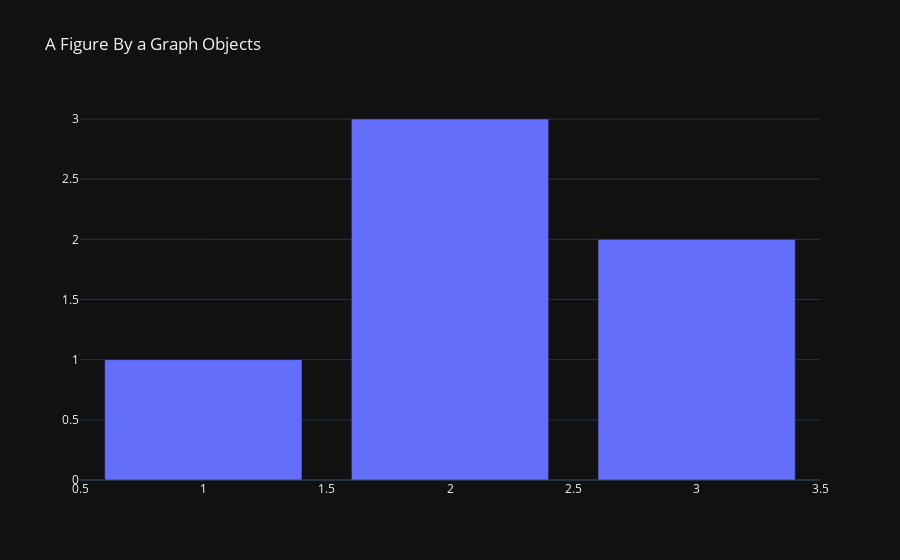

The notebook cell saved with this chart:
### Markdown cell above
### data : Trace라고 불리는 그래프 타입과( 그 그래프에 시각화 하고자하는 Raw 데이터를 품고 있는 단위 
   ##### -  trace를 Python list 형태로 받는게 기본
   ##### -  trace : [go.Bar(x=[1,2,3], y=[1,3,2])
   

---

### layout : data외 모든 부분을 편짐, 가공하는 부분
   ##### : Title, legend, Colors, Gover-level, Axes, Shape 등 그래프 시각화 도구 지정

### Code cell
import plotly.graph_objects as go

# figure를 통해 기본 그래프 생성
fig = go.Figure(
    # Data 입력
    data = [go.Bar(x=[1,2,3], y=[1,3,2])],
    # layout 입력
    layout = go.Layout(        
        title=go.layout.Title(text='A Figure By a Graph Objects')
    )
)

# 그래프 그리기 (Figure 랜더링)
fig.show()

### Figure 1 — Plotly figure (JSON) as saved in the notebook; plotly's stock layout.template omitted (floating-point values rounded to 4 significant figures)
{"data": [{"x": [1, 2, 3], "y": [1, 3, 2], "type": "bar"}], "layout": {"title": {"text": "A Figure By a Graph Objects"}}}
